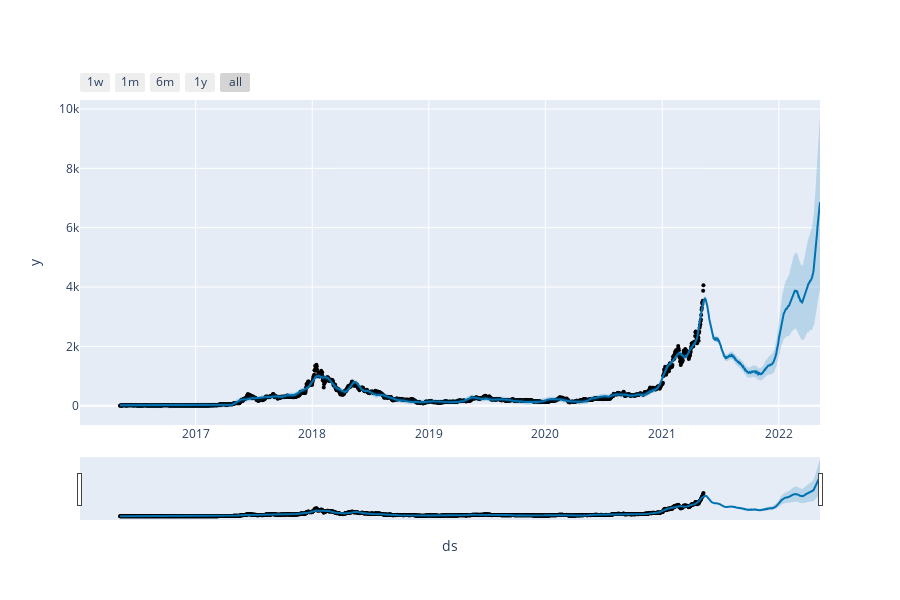

Notebook code cell kept with this figure:
### Code cell
plot(model, forecast)

### Figure 1 — Plotly figure (JSON) as saved in the notebook; plotly's stock layout.template omitted (floating-point values rounded to 4 significant figures; data arrays with more than 128 entries replaced by an {"elided": "..."} marker saying what was removed)
{"data": [{"marker": {"color": "black", "size": 4}, "mode": "markers", "name": "Actual", "type": "scatter", "x": {"elided": "1828 str values"}, "y": {"elided": "1828 float values"}}, {"hoverinfo": "skip", "line": {"width": 0}, "mode": "lines", "type": "scatter", "x": {"elided": "2193 str values"}, "y": {"elided": "2193 float values"}}, {"fill": "tonexty", "fillcolor": "rgba(0, 114, 178, 0.2)", "line": {"color": "#0072B2", "width": 2}, "mode": "lines", "name": "Predicted", "type": "scatter", "x": {"elided": "2193 str values"}, "y": {"elided": "2193 float values"}}, {"fill": "tonexty", "fillcolor": "rgba(0, 114, 178, 0.2)", "hoverinfo": "skip", "line": {"width": 0}, "mode": "lines", "type": "scatter", "x": {"elided": "2193 str values"}, "y": {"elided": "2193 float values"}}], "layout": {"height": 600, "showlegend": false, "width": 900, "xaxis": {"rangeselector": {"buttons": [{"count": 7, "label": "1w", "step": "day", "stepmode": "backward"}, {"count": 1, "label": "1m", "step": "month", "stepmode": "backward"}, {"count": 6, "label": "6m", "step": "month", "stepmode": "backward"}, {"count": 1, "label": "1y", "step": "year", "stepmode": "backward"}, {"step": "all"}]}, "rangeslider": {"visible": true}, "title": {"text": "ds"}, "type": "date"}, "yaxis": {"title": {"text": "y"}}}}
